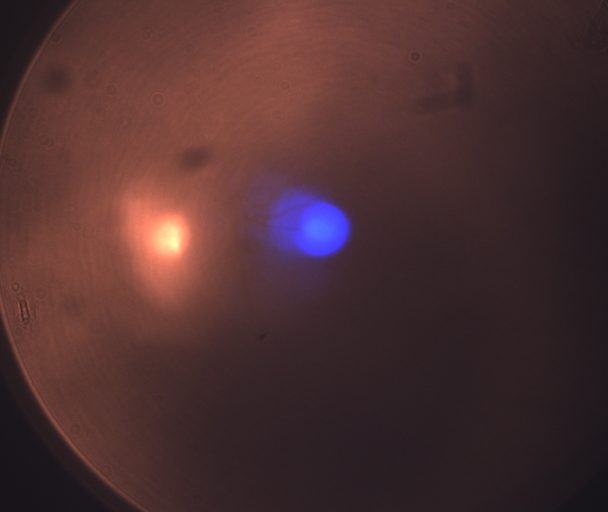
#> input picture ziliaImage/rosa/eye5-92-3097_laser.jpeg, 1216 x 1024 px (shown at 1/2 size)
$ python find_rosa_dc_v2.py
#> lines starting #> are read from the running program, lines starting #| are printed output that depends on the picture; after the words box and inside, x2 and y2 are one past the last pixel; in counts of white or black regions, pixels touching at a corner belong together
import logging
import time
from cv2 import (
    findContours,
    contourArea,
    threshold,
    THRESH_BINARY,
    RETR_TREE,
    CHAIN_APPROX_SIMPLE,
    minEnclosingCircle,
    minAreaRect,
    THRESH_TOZERO,
    circle,
    COLOR_BGR2GRAY,
    cvtColor,
    morphologyEx,
    MORPH_CLOSE
    )
import cv2
from fractions import Fraction
from decimal import Decimal
import numpy as np
from math import pi
from typing import TYPE_CHECKING

LOGGER = logging.getLogger(__name__)

ECCENTRICITY_CRITERIA = 0.7
IS_CONTOUR_EMPTY_CRITERIA = 0.4

R_25_um = 10/2048
R_75_um = 30/2048

R_TH_100um = 44/2048
R_TH_200um = 80/2048
R_300_um = 100/2048

R_TH = R_TH_200um
ALGO_TIMEOUT_IN_SECONDS = 0.1


def extract_gray_map_from_red_channel(image):
    b = image[:,:,0]
    r = image[:,:,2]
    red_channel = r >= b

    gray_level_img = cvtColor(image, COLOR_BGR2GRAY)

    out_img = red_channel*gray_level_img

    out_img = out_img.astype(np.uint8)
    return out_img

class ConnectedComponents:
    # [60 lines left out: functions __init__, get_properties_connected_component, analyze_binary_image_for_rosa, not called in this run]


def format_blob(in_image, laser_spot_parameter):
    captor_ratio = 1.18
    c_h, c_w, radius, found = laser_spot_parameter
    h, w = in_image.shape[0], in_image.shape[1]

    rectangle_height = min(h,w)
    rectangle_width = max(h,w)

    r, c = c_w, c_h

    radius = int(radius)
    blob = {
        'center': {
            "x": r / rectangle_width,
            "y": c / rectangle_height,
            "rx": r,
            "ry": c},
        'radius': float(
            Fraction(
                Fraction(
                    Decimal(radius)),
                h)),
        'rradius': radius,
        'found': found}
    return blob


def format_image(in_image: np.ndarray) -> np.ndarray:
    out_image = np.array(in_image, dtype=np.uint8)
    return out_image

# [35 lines left out: function fine_tune_rosa_detection, not called in this run]


def find_laser_spot_main_call(in_image: np.ndarray):
    formatted_image = format_image(in_image)

    time_start = time.time()
    red_channel = extract_gray_map_from_red_channel(formatted_image)
    max_value_red_channel = np.max(red_channel)

    found, rec_time, c_h, c_w, radius = find_laser_spot_recursive(
        red_channel, 0.95, max_value_red_channel, time_start, 0)

    if found:
        c_h, c_w, fine_tuned_radius = fine_tune_rosa_detection(red_channel, c_h, c_w, radius)
        radius = fine_tuned_radius

    blob = format_blob(in_image, [c_h, c_w, radius, found])
    time_elapsed = (time.time() - time_start)

    laser_found = "Laser found" if found else "Laser NOT found"

    LOGGER.warning(
        str.format(
            "{0}. Took {1}. Recursive count {2}",
            laser_found,
            str(time_elapsed),
            str(rec_time)))

    return blob, rec_time, found


def find_laser_spot_recursive(red_channel, thr, max_value, start_time, rec_time):
    rec_time = rec_time + 1

    binary_image = binarize_laser_image(red_channel, thr, max_value)

    current_time = time.time() - start_time
    if current_time > ALGO_TIMEOUT_IN_SECONDS:
        LOGGER.warning(
            str.format(
                "Laser spot not found - too long: Took {0} for {1} iteration.",
                str(current_time),
                rec_time))
        return False, rec_time, 0, 0, 0

    if thr < 0.4:
        LOGGER.debug(
            str.format(
                "Laser spot not found after {0} iteration in {1}",
                rec_time,
                str(current_time)))
        return False, rec_time, 0, 0, 0

    found, c_h, c_w, circle_radius = analyze_binary_image_for_rosa(binary_image)
    if found:
        return True, rec_time, c_h, c_w, circle_radius

    else:
        th = thr - 0.1
        return find_laser_spot_recursive(red_channel, th, max_value, start_time, rec_time)


def binarize_laser_image(input_image, thresh, max_value):
    gray_image = input_image
    max = max_value

    half_range = 3
    retval, binary_image = threshold(
        gray_image, int(max * thresh)-half_range, 255, THRESH_TOZERO)
    retval, binary_image = threshold(
        binary_image, int(max * thresh)+half_range, 255, THRESH_BINARY)


    return binary_image


if __name__ == "__main__":
    import matplotlib.pyplot as plt
    import os
    path = os.path.abspath(os.getcwd())
    image_path = os.path.join(path, 'eye5-92-3097_laser.jpeg')
    # image_path = os.path.join(path, 'eye1-39-2521_laser.jpeg')
    image = cv2.imread(image_path)
#> image is the input picture: shape (1024, 1216, 3); mean B, G, R 49.2, 48.3, 77.5
    image_size = image.shape
#> image_size = (1024, 1216, 3)

    blob, rec_time, found = find_laser_spot_main_call(image)
#> in extract_gray_map_from_red_channel, `b = image[:,:,0]`:
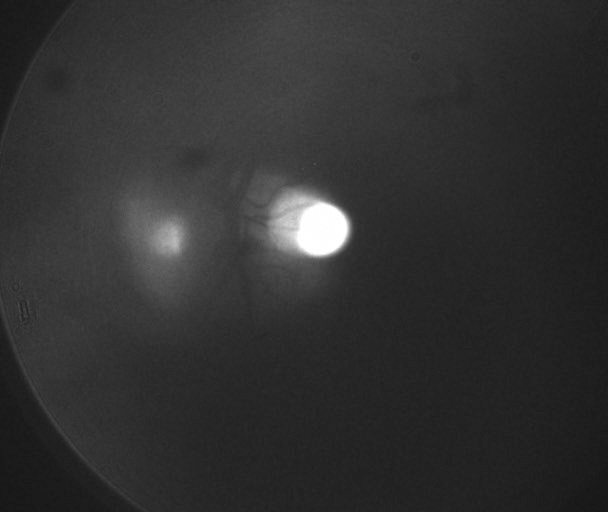
#> b: shape (1024, 1216) (shown at 1/2 size); min 20, max 255, mean 49.2
#> in extract_gray_map_from_red_channel, `r = image[:,:,2]`:
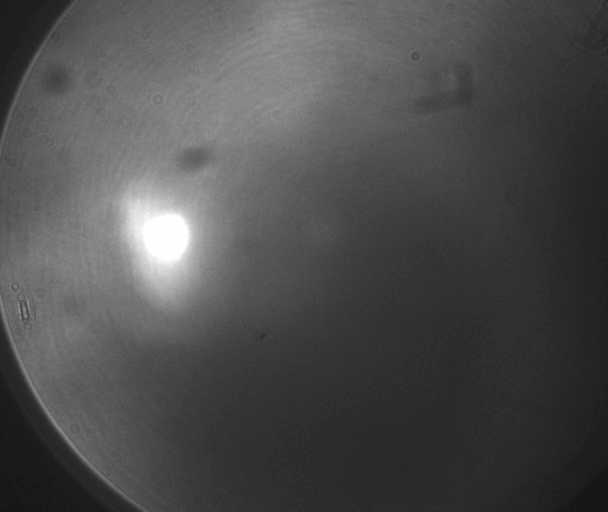
#> r: shape (1024, 1216) (shown at 1/2 size); min 20, max 255, mean 77.5
#> in extract_gray_map_from_red_channel, `red_channel = r >= b`:
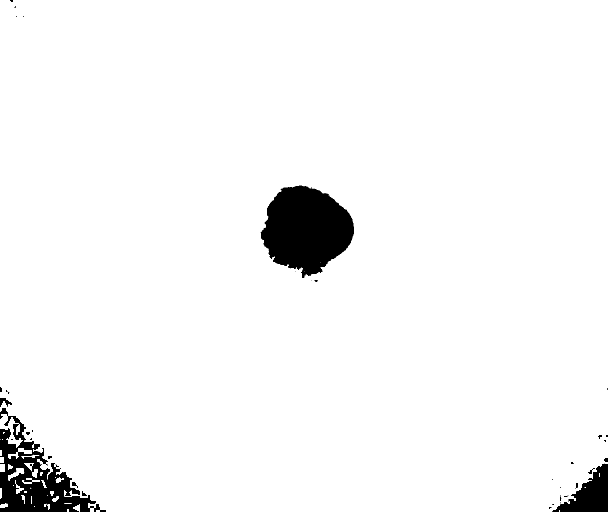
#> red_channel: shape (1024, 1216) bool (shown at 1/2 size); 96.3% white; 39 black regions (23 under 20 px), largest, box (x1, y1, x2, y2) and area: (521, 371, 708, 556) 23846, (0, 816, 212, 1024) 16126, (1104, 927, 1216, 1024) 5371
#> in extract_gray_map_from_red_channel, `gray_level_img = cvtColor(image, COLOR_BGR2GRAY)`:
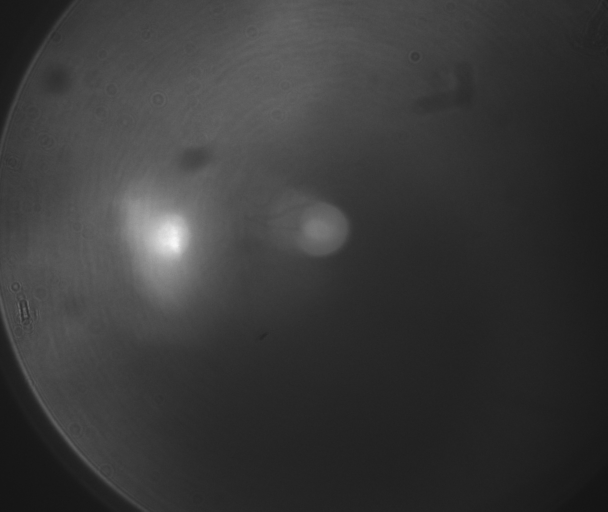
#> gray_level_img: shape (1024, 1216) (shown at 1/2 size); min 19, max 247, mean 57.1
#> in extract_gray_map_from_red_channel, `out_img = red_channel*gray_level_img`:
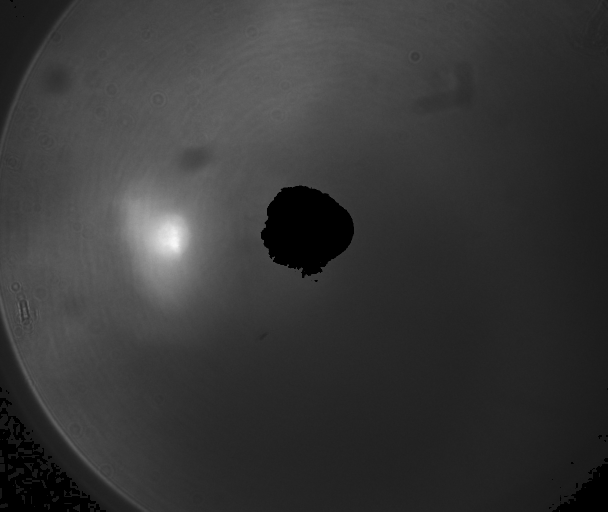
#> out_img: shape (1024, 1216) (shown at 1/2 size); min 0, max 247, mean 55.1
#> in find_laser_spot_main_call, `max_value_red_channel = np.max(red_channel)`: max_value_red_channel = 247
#> in binarize_laser_image, `retval, binary_image = threshold( gray_image, int(max * thresh)-half_r..`:
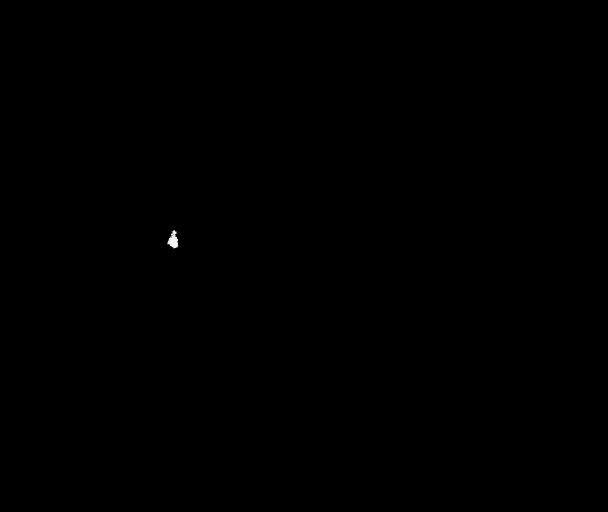
#> binary_image: shape (1024, 1216) (shown at 1/2 size); min 0, max 247, mean 0.1
#> in binarize_laser_image, `retval, binary_image = threshold( gray_image, int(max * thresh)-half_r..`: retval = 231
#> in binarize_laser_image, `retval, binary_image = threshold( binary_image, int(max * thresh)+half..`: binary_image: shape (1024, 1216); 0.02% white; 3 white regions (2 under 20 px), largest, box (x1, y1, x2, y2) and area: (339, 472, 356, 495) 244
#> in binarize_laser_image, `retval, binary_image = threshold( binary_image, int(max * thresh)+half..`: retval = 237
#> in find_laser_spot_main_call, `found, rec_time, c_h, c_w, radius = find_laser_spot_recursive( red_cha..`: found = False; rec_time = 1; c_h = 0
#> in find_laser_spot_main_call, `blob = format_blob(in_image, [c_h, c_w, radius, found])`: blob = 4 items
#> in find_laser_spot_main_call, `laser_found = "Laser found" if found else "Laser NOT found"`: laser_found = 'Laser NOT found'
#> blob = 4 items; rec_time = 1; found = False


    #the find_laser_spot function takes a bgr image as input, won't work if you give rgb image
    center = (int(blob['center']['x']*image_size[1]), int(blob['center']['y']*image_size[0]))
#> center = (0, 0)
    radius = int(blob['radius']*image_size[0])
#> radius = 0
    cv2.circle(image, center, radius, (255,0,0), 2)
#> image: shape (1024, 1216, 3); under 0.01% of pixels changed, all inside (x1, y1, x2, y2) = (0, 0, 2, 2)

    image_rgb = cv2.cvtColor(image, cv2.COLOR_BGR2RGB)
    plt.imshow(image_rgb)
    plt.show()

$ run again, with ziliaImage/rosa/eye1-39-2521_laser.jpeg copied over ziliaImage/rosa/eye5-92-3097_laser.jpeg
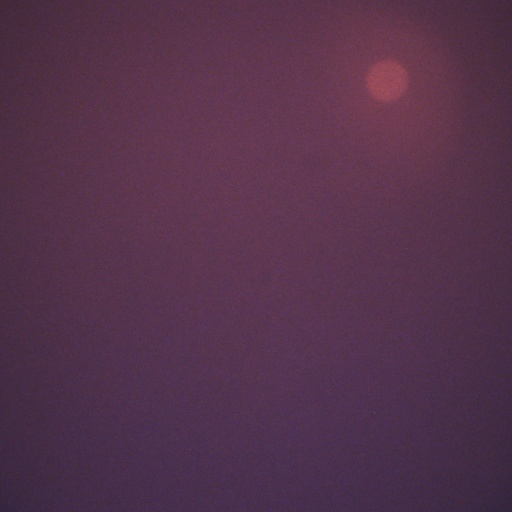
#> input picture ziliaImage/rosa/eye1-39-2521_laser.jpeg, 512 x 512 px
#> image is the input picture: shape (512, 512, 3); mean B, G, R 76, 50.8, 84.7
#> in extract_gray_map_from_red_channel, `red_channel = r >= b`:
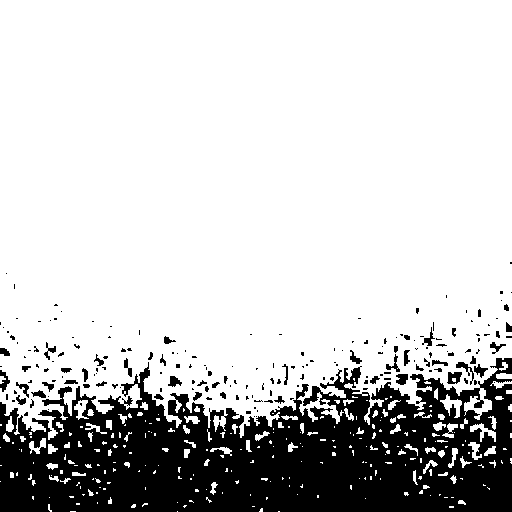
#> red_channel: shape (512, 512) bool; 79% white; 193 black regions (143 under 20 px), largest, box (x1, y1, x2, y2) and area: (0, 358, 512, 512) 51575, (447, 372, 462, 384) 127, (456, 362, 474, 385) 109
#> max_value_red_channel = 106
#> in binarize_laser_image, `retval, binary_image = threshold( gray_image, int(max * thresh)-half_r..`: retval = 97
#> in binarize_laser_image, `retval, binary_image = threshold( binary_image, int(max * thresh)+half..`: retval = 103
#> contours = 7 contours, all with area under 20
#> the loop in get_properties_connected_component, `for cntr in contours:` made 7 passes
#> after the loop in get_properties_connected_component, `for cntr in contours:`: self.area_list = []
#> list_idx = empty array
#> in find_laser_spot_recursive, `found, c_h, c_w, circle_radius = analyze_binary_image_for_rosa(binary_..`: found = False; c_h = 0
#> contours = 25 contours, 24 with area under 20; largest, box (x1, y1, x2, y2) and area: (367, 62, 405, 101) 974
#> the loop in get_properties_connected_component (call 2), `for cntr in contours:` made 25 passes
#> after the loop in get_properties_connected_component (call 2), `for cntr in contours:`: major_axis = 37.98; minor_axis = 37.01; radius = 20.15; self.area_list = [1275.8]; self.centroid_list = [(386.5, 80.78)]; self.contour = 1 contour; box (x1, y1, x2, y2) and area: (367, 62, 405, 101) 974; self.major_axis_list = [18.51]; self.minor_axis_list = [18.99]; self.radius_list = [20.15]
#> the loop in analyze_binary_image_for_rosa (call 2), `for idx in list_idx:` made 1 pass
#> in find_laser_spot_main_call, `found, rec_time, c_h, c_w, radius = find_laser_spot_recursive( red_cha..`: found = True; rec_time = 2; c_h = 80.78; c_w = 386.5; radius = 20.15
#> in fine_tune_rosa_detection, `c_h, c_w = int(c_h), int(c_w)`: c_h = 80; c_w = 386
#> c_h_orig = 80; c_w_orig = 386
#> original_radius = 20
#> h_min = 16
#> h_max = 144
#> w_min = 322
#> w_max = 450
#> perc = 94
#> contours = 33 contours, 31 with area under 20; largest, box (x1, y1, x2, y2) and area: (367, 63, 405, 101) 918, (396, 84, 401, 94) 21
#> after the loop in get_properties_connected_component (call 3), `for cntr in contours:`: major_axis = 9; minor_axis = 4; radius = 4.53; self.area_list = [1236.9, 64.41]; self.centroid_list = [(386, 80.18), (398.5, 88.5)]; self.contour = 2 contours; box (x1, y1, x2, y2) and area: (367, 63, 405, 101) 918, (396, 84, 401, 94) 21; self.major_axis_list = [17.87, 2]; self.minor_axis_list = [18.34, 4.5]; self.radius_list = [19.84, 4.53]
#> the loop in analyze_binary_image_for_rosa, `for idx in list_idx:` made 1 pass
#> in fine_tune_rosa_detection, `found, c_h, c_w, radius = analyze_binary_image_for_rosa(binary_image)`: found = True; c_h = 80.18; radius = 19.84
#> in find_laser_spot_main_call, `c_h, c_w, fine_tuned_radius = fine_tune_rosa_detection(red_channel, c_..`: c_h = 80.18; c_w = 386; fine_tuned_radius = 19.84
#> in find_laser_spot_main_call, `blob = format_blob(in_image, [c_h, c_w, radius, found])`: blob = 4 items
#> laser_found = 'Laser found'
#> `blob, rec_time, found = find_laser_spot_main_call(image)`: blob = 4 items; rec_time = 2; found = True
#> `center = (int(blob['center']['x']*image_size[1]), int(blob['center']['..`: center = (385, 80)
#> `radius = int(blob['radius']*image_size[0])`: radius = 19
#> `cv2.circle(image, center, radius, (255,0,0), 2)`:
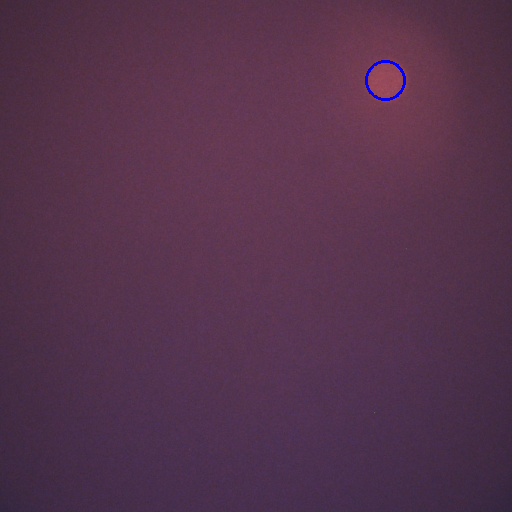
#> image: shape (512, 512, 3); 0.13% of pixels changed, all inside (x1, y1, x2, y2) = (365, 60, 406, 101)
